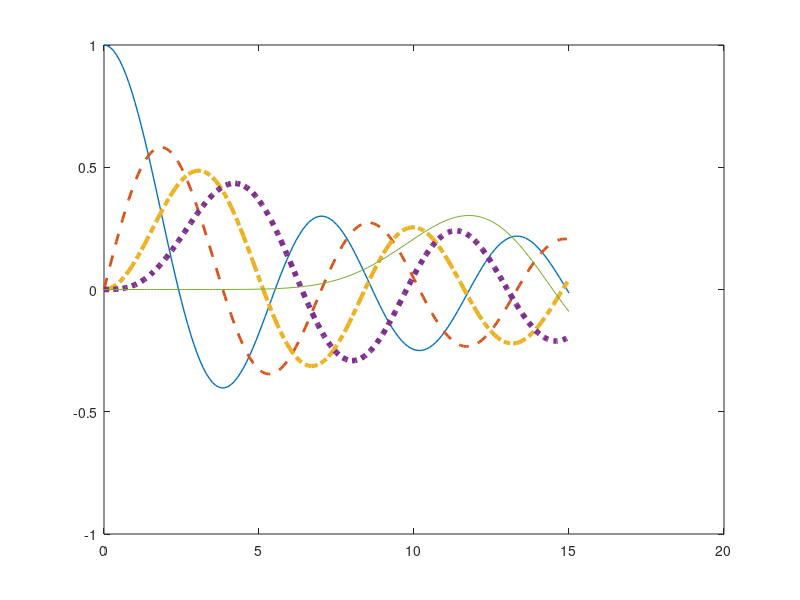

Source code (MATLAB): (Note: this script raises an error after producing the figure.)
%% SET MULTYPLE PROPERTIES FOR MULTIPLE LINES
t = 0:0.1:15;   % Create data series.
n = [0:3,10];   % Parameters of Bessel function.
x = zeros(length(n),length(t));  % Allocate space.
line_style = {'-';'--';'-.';':';'.'}; % Set the line style order.
for I = 1:length(n)               % For each parameter, compute 
    x(I,:) = besselj(n(I),t);     % the corresponding Bessel function.
end
figure;
h = plot(t,x);  % Plot each column.
prop_name = { 'LineStyle', 'LineWidth' }; % The property names. Row vector.
line_width = { 1; 2; 3; 4; 1 };  % 5 line widths.
prop_val = [ line_style, line_width ]; % 5-by-2 value matrix.
set(h,prop_name,prop_val); % See help of set for this usage.